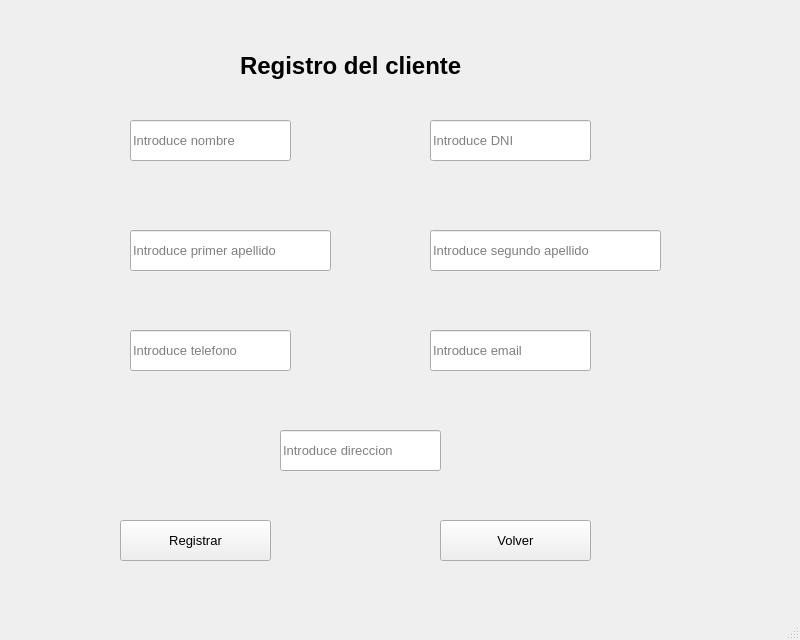
<?xml version="1.0" encoding="UTF-8"?>
<ui version="4.0">
 <class>RegistroCliente</class>
 <widget class="QMainWindow" name="RegistroCliente">
  <property name="geometry">
   <rect>
    <x>0</x>
    <y>0</y>
    <width>800</width>
    <height>640</height>
   </rect>
  </property>
  <property name="windowTitle">
   <string>Registro del cliente</string>
  </property>
  <widget class="QWidget" name="centralwidget">
   <widget class="QLineEdit" name="Nombre">
    <property name="geometry">
     <rect>
      <x>130</x>
      <y>120</y>
      <width>161</width>
      <height>41</height>
     </rect>
    </property>
    <property name="font">
     <font>
      <family>Segoe UI</family>
      <pointsize>10</pointsize>
     </font>
    </property>
    <property name="inputMask">
     <string/>
    </property>
    <property name="text">
     <string/>
    </property>
    <property name="dragEnabled">
     <bool>false</bool>
    </property>
    <property name="placeholderText">
     <string>Introduce nombre</string>
    </property>
    <property name="clearButtonEnabled">
     <bool>false</bool>
    </property>
   </widget>
   <widget class="QLabel" name="lblTitulo">
    <property name="geometry">
     <rect>
      <x>240</x>
      <y>20</y>
      <width>331</width>
      <height>91</height>
     </rect>
    </property>
    <property name="font">
     <font>
      <family>Segoe UI</family>
      <pointsize>18</pointsize>
      <weight>75</weight>
      <bold>true</bold>
     </font>
    </property>
    <property name="text">
     <string>Registro del cliente</string>
    </property>
   </widget>
   <widget class="QLineEdit" name="Apellido1">
    <property name="geometry">
     <rect>
      <x>130</x>
      <y>230</y>
      <width>201</width>
      <height>41</height>
     </rect>
    </property>
    <property name="font">
     <font>
      <family>Segoe UI</family>
      <pointsize>10</pointsize>
     </font>
    </property>
    <property name="inputMask">
     <string/>
    </property>
    <property name="text">
     <string/>
    </property>
    <property name="dragEnabled">
     <bool>false</bool>
    </property>
    <property name="placeholderText">
     <string>Introduce primer apellido</string>
    </property>
    <property name="clearButtonEnabled">
     <bool>false</bool>
    </property>
   </widget>
   <widget class="QLineEdit" name="Apellido2">
    <property name="geometry">
     <rect>
      <x>430</x>
      <y>230</y>
      <width>231</width>
      <height>41</height>
     </rect>
    </property>
    <property name="font">
     <font>
      <family>Segoe UI</family>
      <pointsize>10</pointsize>
     </font>
    </property>
    <property name="inputMask">
     <string/>
    </property>
    <property name="text">
     <string/>
    </property>
    <property name="dragEnabled">
     <bool>false</bool>
    </property>
    <property name="placeholderText">
     <string>Introduce segundo apellido</string>
    </property>
    <property name="clearButtonEnabled">
     <bool>false</bool>
    </property>
   </widget>
   <widget class="QLineEdit" name="DNI">
    <property name="geometry">
     <rect>
      <x>430</x>
      <y>120</y>
      <width>161</width>
      <height>41</height>
     </rect>
    </property>
    <property name="font">
     <font>
      <family>Segoe UI</family>
      <pointsize>10</pointsize>
     </font>
    </property>
    <property name="inputMask">
     <string/>
    </property>
    <property name="text">
     <string/>
    </property>
    <property name="dragEnabled">
     <bool>false</bool>
    </property>
    <property name="placeholderText">
     <string>Introduce DNI</string>
    </property>
    <property name="clearButtonEnabled">
     <bool>false</bool>
    </property>
   </widget>
   <widget class="QLineEdit" name="Telefono">
    <property name="geometry">
     <rect>
      <x>130</x>
      <y>330</y>
      <width>161</width>
      <height>41</height>
     </rect>
    </property>
    <property name="font">
     <font>
      <family>Segoe UI</family>
      <pointsize>10</pointsize>
     </font>
    </property>
    <property name="inputMask">
     <string/>
    </property>
    <property name="text">
     <string/>
    </property>
    <property name="dragEnabled">
     <bool>false</bool>
    </property>
    <property name="placeholderText">
     <string>Introduce telefono</string>
    </property>
    <property name="clearButtonEnabled">
     <bool>false</bool>
    </property>
   </widget>
   <widget class="QLineEdit" name="Correo">
    <property name="geometry">
     <rect>
      <x>430</x>
      <y>330</y>
      <width>161</width>
      <height>41</height>
     </rect>
    </property>
    <property name="font">
     <font>
      <family>Segoe UI</family>
      <pointsize>10</pointsize>
     </font>
    </property>
    <property name="inputMask">
     <string/>
    </property>
    <property name="text">
     <string/>
    </property>
    <property name="dragEnabled">
     <bool>false</bool>
    </property>
    <property name="placeholderText">
     <string>Introduce email</string>
    </property>
    <property name="clearButtonEnabled">
     <bool>false</bool>
    </property>
   </widget>
   <widget class="QLineEdit" name="Direccion">
    <property name="geometry">
     <rect>
      <x>280</x>
      <y>430</y>
      <width>161</width>
      <height>41</height>
     </rect>
    </property>
    <property name="font">
     <font>
      <family>Segoe UI</family>
      <pointsize>10</pointsize>
     </font>
    </property>
    <property name="inputMask">
     <string/>
    </property>
    <property name="text">
     <string/>
    </property>
    <property name="dragEnabled">
     <bool>false</bool>
    </property>
    <property name="placeholderText">
     <string>Introduce direccion</string>
    </property>
    <property name="clearButtonEnabled">
     <bool>false</bool>
    </property>
   </widget>
   <widget class="QPushButton" name="btnRegistrar">
    <property name="geometry">
     <rect>
      <x>120</x>
      <y>520</y>
      <width>151</width>
      <height>41</height>
     </rect>
    </property>
    <property name="font">
     <font>
      <family>Segoe UI</family>
      <pointsize>10</pointsize>
     </font>
    </property>
    <property name="text">
     <string>Registrar</string>
    </property>
   </widget>
   <widget class="QPushButton" name="btnVolver">
    <property name="geometry">
     <rect>
      <x>440</x>
      <y>520</y>
      <width>151</width>
      <height>41</height>
     </rect>
    </property>
    <property name="font">
     <font>
      <family>Segoe UI</family>
      <pointsize>10</pointsize>
     </font>
    </property>
    <property name="text">
     <string>Volver</string>
    </property>
   </widget>
  </widget>
  <widget class="QMenuBar" name="menubar">
   <property name="geometry">
    <rect>
     <x>0</x>
     <y>0</y>
     <width>800</width>
     <height>26</height>
    </rect>
   </property>
  </widget>
  <widget class="QStatusBar" name="statusbar"/>
 </widget>
 <resources/>
 <connections/>
</ui>
